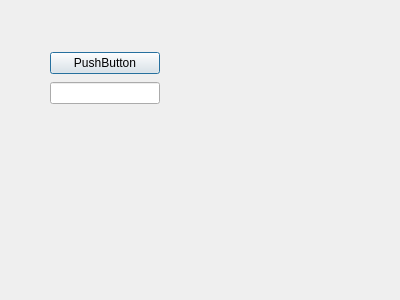
<?xml version="1.0" encoding="UTF-8"?>
<ui version="4.0">
 <class>Dialog</class>
 <widget class="QDialog" name="Dialog">
  <property name="geometry">
   <rect>
    <x>0</x>
    <y>0</y>
    <width>400</width>
    <height>300</height>
   </rect>
  </property>
  <property name="windowTitle">
   <string>Dialog</string>
  </property>
  <widget class="QWidget" name="">
   <property name="geometry">
    <rect>
     <x>50</x>
     <y>50</y>
     <width>110</width>
     <height>56</height>
    </rect>
   </property>
   <layout class="QVBoxLayout" name="verticalLayout">
    <item>
     <widget class="QPushButton" name="pushButton">
      <property name="text">
       <string>PushButton</string>
      </property>
     </widget>
    </item>
    <item>
     <widget class="QLineEdit" name="lineEdit"/>
    </item>
   </layout>
  </widget>
 </widget>
 <resources/>
 <connections/>
</ui>
